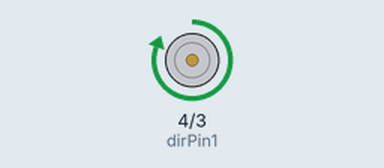
Simulated run of this sketch. Board: Arduino Uno, built with avr-gcc and run on an emulated ATmega328P. On the bench: motor-driver pin pairs drawn as motors (green arrow = first pin HIGH = forward, orange = second pin HIGH = backward, longer = more drive, scaled by the enable pin).

Above: at 2.5 s.
At 6.0 s:
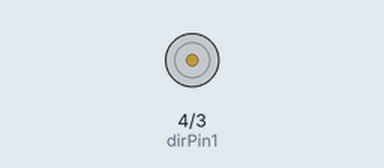
Timing chart, 0 to 9.1 s (numbered marks = the images above):
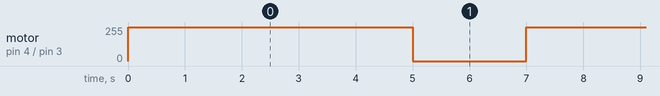

The sketch:

Lesson37.ino
```cpp
// Lesson 37: How to control a DC motor
int speedPin = 5;
int dirPin1 = 4;
int dirPin2 = 3;
int mSpeed = 255;

void setup() {
  // put your setup code here, to run once:
  pinMode(speedPin, OUTPUT);
  pinMode(dirPin1, OUTPUT);
  pinMode(dirPin2, OUTPUT);
  Serial.begin(9600);
}

void loop() {
  // put your main code here, to run repeatedly:
  // CW
  digitalWrite(dirPin1, HIGH);
  digitalWrite(dirPin2, LOW);
  analogWrite(speedPin, mSpeed);
  delay(5000);
  digitalWrite(dirPin1, LOW);
  delay(2000);
//  // CCW
//  digitalWrite(dirPin1, LOW);
//  digitalWrite(dirPin2, HIGH);
//  analogWrite(speedPin, mSpeed);
//  delay(5000);
//  digitalWrite(dirPin2, LOW);
//  delay(2000);
}
```

Measured:
- by itself, motor on pin 4 (dirPin1) / pin 3 (dirPin2): alternates forward 255/255 for 5.0 s and stopped for 2.0 s
